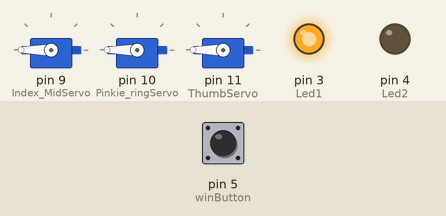
Recording of a sketch running on a simulated Arduino Uno, built with avr-gcc and run on an emulated ATmega328P. On the bench: 3 × servo, output pins drawn as LEDs (lit = HIGH). The inputs (shaded band) are chosen by the test bench; at power-on: pin 5 (winButton) HIGH.

Above: at 1.2 s.
1.3 s: pin 5 (winButton) pulled LOW for 0.15 s
At 2.6 s:
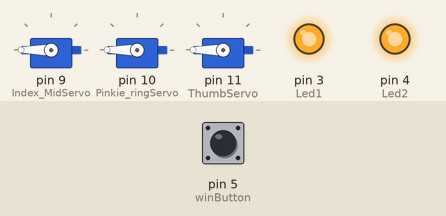
Timing chart, 0 to 4.3 s (numbered marks = the images above; inputs shaded):
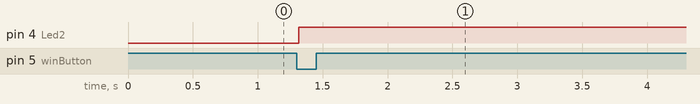

The sketch:

RoboticHand_ARDUINO.ino
```cpp
#include <Servo.h>

Servo Index_MidServo;
Servo Pinkie_ringServo;
Servo ThumbServo;

int Led1 = 3;
int Led2 = 4;
int winButton = 5;
int lossButton = 6;

const int fist = 180;
const int openD = 0;

bool scissors = false;
bool rock = false;
bool paper = false;

void setup(){
  Index_MidServo.attach(9);
  Pinkie_ringServo.attach(10);
  ThumbServo.attach(11);
  Serial.begin(9600);
  pinMode(Led1, OUTPUT);
  pinMode(Led2, OUTPUT);
  pinMode(winButton, INPUT_PULLUP);
  pinMode(lossButton, INPUT_PULLUP);

  Index_MidServo.write(fist);
  delay(15);
  Pinkie_ringServo.write(fist);
  delay(15);
  ThumbServo.write(fist);
  digitalWrite(Led1, HIGH);
  digitalWrite(Led2, LOW);
}
void loop(){
  delay(20);
  while(digitalRead(winButton) == HIGH){
    // wait until button is pressed
  }
  delay(15);
  digitalWrite(Led2, HIGH);

}
```

Measured:
- after the input at 1.3 s, pin 4 (Led2): LOW → HIGH at once
